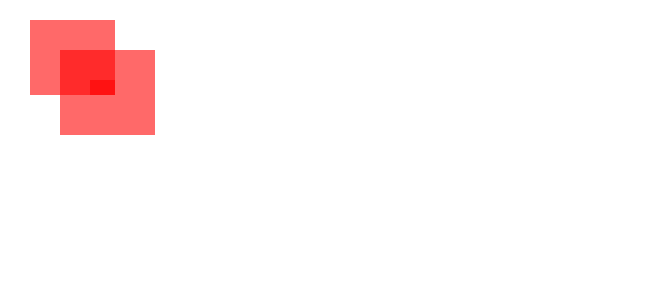
Frame 1 (no input)
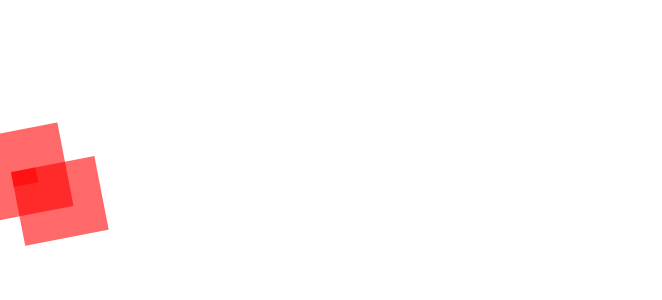
Frame 60 (the mouse pressed at the canvas centre just before this capture)
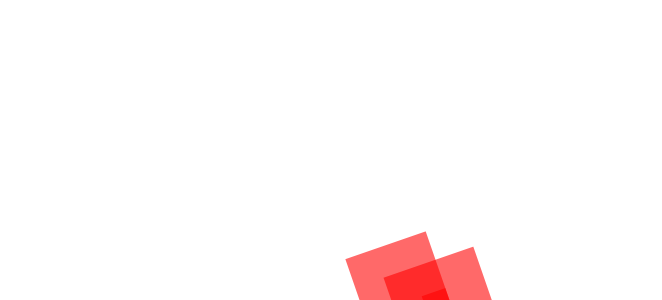
Frame 120 (the mouse held since frame 60 and released just before this capture)

The Processing sketch that drew these frames (run headless with seeded random() and noise(); from frame 60 on, the mouse is pressed at the canvas centre):

// Processing sketch: rotation_demo
// ── rotation_demo.pde
float x;
float y;
float a;

void setup() {
 size(662,300);
}

void draw() {
 background(255);
 
 pushMatrix();
 
 translate(x,y);
 rotate(a);
 
 fill(255,0,0,150);
 noStroke();
 rect(30, 20, 85, 75);
 rect(60, 50, 95, 85);
 rect(90, 80, 25, 15);
 
 popMatrix();
 
 a = a + 0.05;
 
 x = random(width);
 y = random(height);
 
}
